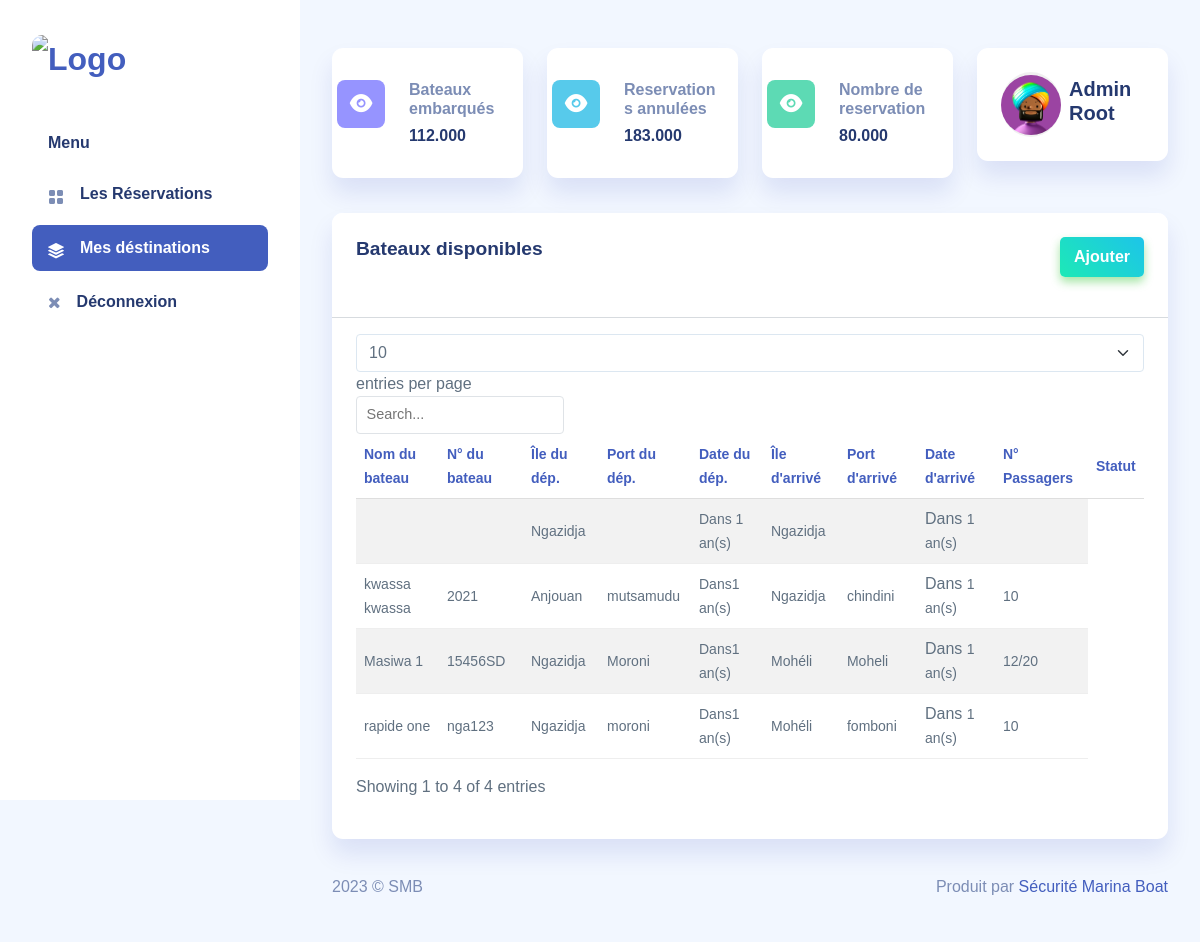
The page /boat/ (signed in) on the database its author committed.
### tables this page shows
CREATE TABLE IF NOT EXISTS `users` (
  `u_id` int(11) NOT NULL AUTO_INCREMENT,
  `u_nom` varchar(255) NOT NULL,
  `u_prenom` varchar(255) NOT NULL,
  `u_nin` varchar(255) NOT NULL,
  `u_phone` varchar(255) NOT NULL,
  `u_blocked` tinyint(1) NOT NULL DEFAULT 0,
  `u_pid` varchar(255) NOT NULL,
  `u_pass` varchar(255) NOT NULL,
  `u_date` datetime NOT NULL,
  PRIMARY KEY (`u_id`)
);

CREATE TABLE IF NOT EXISTS `bateaux` (
  `id` int(11) NOT NULL AUTO_INCREMENT,
  `nom` varchar(255) NOT NULL,
  `numero` varchar(255) NOT NULL,
  `addby` varchar(255) NOT NULL,
  `phone` varchar(255) NOT NULL,
  `ile_depart` varchar(255) NOT NULL,
  `port_depart` varchar(255) NOT NULL,
  `date_depart` datetime NOT NULL,
  `ile_arrive` varchar(255) NOT NULL,
  `port_arrive` varchar(255) NOT NULL,
  `date_arrive` datetime NOT NULL,
  `passagers` varchar(150) NOT NULL,
  `pid` varchar(255) NOT NULL,
  `date_add` datetime NOT NULL,
  PRIMARY KEY (`id`),
  UNIQUE KEY `id` (`id`)
);

### app-views/index.render.php (called while the page is built, shortened)
<?php
	$router = new Router(__url);
	$router->run();
	$page  = $router->getInitialPage();
	!empty(__bindController('global')) ? (require __bindController('global')): null;
	!empty(__bindController($page)) ? (require __bindController($page)) :  null;
	require View::bind('body');
 ?>

### index.php (called while the page is built, shortened)
<?php
	require __renderView(__render);
 ?>

### app-controllers/globalController.php (called while the page is built, shortened)
<?php
	$pid = (isset($_SESSION['user-pid-active']) && !empty($_SESSION['user-pid-active']) ? $_SESSION['user-pid-active'] : 'void');
	$connexion  = new DbConnect(DSN, LOGIN, PASSWORD);
	$instance   = $connexion->getInstance();
	$user = new Users($instance);
	$fetch_user = $user->remoteUser($pid);
	$_activeUser = isset($_SESSION['current-user']) && !empty($_SESSION['current-user']) ? $_SESSION['current-user'] : $fetch_user;
	$images = ["1.jpg", "2.jpg", "3.jpg", "4.jpg", "5.jpg", "6.jpg", "7.jpg", "8.jpg"];
	$image = $images[array_rand($images)];
 ?>

### app-modules/images/IMG.class.php (called while the page is built, shortened)
<?php
	class IMG
	{
		public static function pack($img)
		{
			$file = __static.'packs/'.$img;
			if(file_exists($file))
			{
				return __pack.'packs/'.$img;
			}
			else
			{
				return __pack . "packs/back.jpg";
			}
		}
	}
 ?>

### app-modules/autoloader/Autoloader.class.php (called while the page is built, shortened)
<?php
	class Autoloader
	{
		public static function autoload($class)
		{
			$directories = json_decode(file_get_contents(__modules.'autoloader/autoloader.json'));
			foreach($directories->autoloader as $dir)
			{
				$file  = __modules.$dir.'/'.$class.'.class.php';
			}
		}
	}
 ?>

### app-modules/database/Users.class.php (called while the page is built, shortened)
<?php
	class Users
	{
		private $instance;
		public function __construct($instance)
		{
			$this->instance = $instance;
		}
		public function remoteUser($pid)
		{
			$request = "SELECT * FROM `users` WHERE u_pid=:pid LIMIT 1";
			$state = $this->instance->prepare($request);
			$state->bindParam(':pid', $pid);
			$state->execute();
			$user = $state->fetch(PDO::FETCH_OBJ);
			$state->execute();
			if(!empty($user))
			{
				return $user;
			}
			else
			{
				return [];
			}
		}
	}
 ?>

### app-views/templates/boat.php (called while the page is built)
<?php require View::bind('boat/show-boat'); ?>

### app-controllers/boatController.php (called while the page is built)
<?php
	$destin = new Destination($instance);
	$data = $destin->getAll($_activeUser->u_pid);
 ?>

### app-modules/database/Destination.class.php (called while the page is built, shortened)
<?php
	class Destination
	{
		private $instance;
		public function __construct($instance)
		{
			$this->instance = $instance;
		}
		public function getAll($addby)
		{
			$request = "SELECT * FROM `bateaux`  WHERE addby=:addby ORDER BY nom";
			$state = $this->instance->prepare($request);
			$state->bindParam(':addby', $addby);
			$state->execute();
			$data = $state->fetchAll(PDO::FETCH_OBJ);
			if(!empty($data))
			{
				return $data;
			}
			else
			{
				return [];
			}
		}
	}
 ?>

### app-modules/datetime/AddDate.class.php (called while the page is built, shortened)
<?php
	class AddDate{
		public static $diff;
		public static function send($date)
		{
			$currentDate = date("Y-m-d H:i:s");
			$date_time_one = new DateTime($currentDate);
			$date_time_two = new DateTime($date);
			self::$diff = $date_time_one->diff($date_time_two, true);
			return self::show();
		}
		public static function year()
		{
			$Y = self::$diff->y;
			if($Y > 0)
			{
				return $Y;
			}
			else
			{
				return 0;
			}
		}
		public static function month()
		{
			$M = self::$diff->m;
			if($M > 0)
			{
				return $M;
			}
			else
			{
				return 0;
			}
		}
		public static function day()
		{
			$D = self::$diff->d;
			if($D > 0)
			{
				return $D ;
			}
			else
			{
				return 0;
			}
		}
		public static function hour()
		{
			$H = self::$diff->h;
			if($H > 0)
			{
				return $H ;
			}
			else
			{
				return 0;
			}
		}
		public static function minite()
		{
			$i = self::$diff->i;
			if($i > 0)
			{
				return $i;
			}
			else
			{
				return 0;
			}
		}
		public static function sec()
		{
			$s = self::$diff->s;
			if($s > 0)
			{
				return $s;
			}
			else
			{
				return 0;
			}
		}
		public static function 	show()
		{
			$y = self::year();
			$m = self::month();
			$d = self::day();
			$h = self::hour();
			$mi= self::minite();
			$s = self::sec();
			$final = "";
			if($y > 0)
			{
				$final = $y. ' an(s)';
			}
			return $final;
		}
	}
 ?>

### app-views/index/boat/show-boat.php (the view, shortened to what this page needs)
<section class="section">
    <div class="card">
        <div class="card-header d-flex justify-content-between">
            <h4>Bateaux disponibles</h4>
            <div class="ui-btn bc-gradient-blue pd8 rad" data-bs-toggle="modal" data-bs-target="#inlineForm">Ajouter</div>
        </div>
        <hr>
        <div class="card-body">
        <table class="table table-striped" id="table1">
            <thead>
                <tr>
                    <th><small>Nom du bateau</small></th>
                    <th><small>N° du bateau</small></th>
                    <th><small>Île du dép.</small></th>
                    <th><small>Port du dép.</small></th>
                    <th><small>Date du dép.</small></th>
                    <th><small>Île d'arrivé</small></th>
                    <th><small>Port d'arrivé</small></th>
                    <th><small>Date d'arrivé</small></th>
                    <th><small>N° Passagers</small></th>
                    <th><small>Statut</small></th>
                </tr>
            </thead>
            <tbody>
                <?php if (!empty($data)): ?>
                <?php foreach ($data as $d): ?>
                <tr>
                    <td><small><?php echo  $d->nom; ?></small></td>
                    <td><small><?php echo  $d->numero; ?></small></td>
                    <td><small><?php echo  $d->ile_depart; ?></small></td>
                    <td><small><?php echo  $d->port_depart; ?></small></td>
                    <td><small>Dans<?php echo  AddDate::send($d->date_depart) ;?></small></td>
                    <td><small><?php echo  $d->ile_arrive; ?></small></td>
                    <td><small><?php echo  $d->port_arrive; ?></small></td>
                    <td>Dans <small><?php echo  AddDate::send($d->date_arrive); ?></small></td>
                    <td><small><?php echo  $d->passagers; ?></small></td>
                </tr>
                <?php endforeach ?>
                <?php else: ?>
                    <tr>
                    <p>Aucun voyage n'est planifié</p>
                    </tr>
                <?php endif ?>
            </tbody>
         </table>
        </div>
    </div>
</section>

### app-views/index/components/appbar.php (shortened to what this page needs)
<section class="row">
    <div class="col-12 col-lg-9">
        <div class="row">
            <div class="col-6 col-lg-4 col-md-6 anim-1">
                <div class="card">
                    <div class="card-body px-3 py-4-5 zoom">
                        <div class="row">
                            <div class="col-md-4">
                                <div class="stats-icon purple">
                                    <i class="iconly-boldShow"></i>
                                </div>
                            </div>
                            <div class="col-md-8">
                                <h6 class="text-muted font-semibold">Bateaux embarqués</h6>
                                <h6 class="font-extrabold mb-0">112.000</h6>
                            </div>
                        </div>
                    </div>
                </div>
            </div>
            <div class="col-6 col-lg-4 col-md-6 anim-2">
                <div class="card">
                    <div class="card-body px-3 py-4-5 anim-3">
                        <div class="row">
                            <div class="col-md-4">
                                <div class="stats-icon blue">
                                    <i class="iconly-boldShow"></i>
                                </div>
                            </div>
                            <div class="col-md-8">
                                <h6 class="text-muted font-semibold">Reservations annulées</h6>
                                <h6 class="font-extrabold mb-0">183.000</h6>
                            </div>
                        </div>
                    </div>
                </div>
            </div>
            <div class="col-6 col-lg-4 col-md-6 anim-3">
                <div class="card">
                    <div class="card-body px-3 py-4-5 anim-5">
                        <div class="row">
                            <div class="col-md-4">
                                <div class="stats-icon green">
                                    <i class="iconly-boldShow"></i>
                                </div>
                            </div>
                            <div class="col-md-8">
                                <h6 class="text-muted font-semibold">Nombre de reservation</h6>
                                <h6 class="font-extrabold mb-0">80.000</h6>
                            </div>
                        </div>
                    </div>
                </div>
            </div>
        </div>
    </div>
    <div class="col-12 col-lg-3 anim-1">
        <div class="card">
            <div class="card-body py-4 px-4 swa">
                <div class="d-flex align-items-center">
                    <div class="avatar avatar-xl">
                        <img src="<?php echo IMG::pack('images/faces/'.$image); ?>" alt="Face 1">
                    </div>
                    <div class="ms-2 name">
                        <h5 class="font-bold"><?php echo $_activeUser->u_nom .' '. $_activeUser->u_prenom; ?></h5>
                    </div>
                </div>
            </div>
        </div>
    </div>
</section>

### app-assets/css/app.css (style rules this page uses)
.avatar { display:inline-flex;border-radius:50%;text-align:center;vertical-align:middle;position:relative }
.avatar img { width:32px;height:32px;border-radius:50% }
.avatar.avatar-xl .avatar-content,.avatar.avatar-xl img { width:60px;height:60px;font-size:1.4rem }
.card { margin-bottom:2.2rem;border:none }
.card .card-header { border:none }
.card .card-header h4 { font-size:1.2rem;font-weight:700 }
.card .card-header~.card-body { padding-top:0 }
.card .card-body { padding:1.5rem }
.dataTable-table td,.dataTable-table thead th,.table td,.table thead th { vertical-align:middle }
.dataTable-table:not(.table-borderless) thead th,.table:not(.table-borderless) thead th { border-bottom:1px solid #dedede!important }
.stats-icon { width:3rem;height:3rem;border-radius:.5rem;background-color:#000;float:right;display:flex;align-items:center;justify-content:center }
.stats-icon i { color:#fff;font-size:1.7rem }
.stats-icon.purple { background-color:#9694ff }
.stats-icon.blue { background-color:#57caeb }
.stats-icon.green { background-color:#5ddab4 }
.py-4-5 { padding-top:2rem!important;padding-bottom:2rem!important }
.font-semibold { font-weight:600 }
.font-bold { font-weight:700 }
.font-extrabold { font-weight:800 }

### rows shown on the page
users: u_nom "Admin", u_prenom "Root"
bateaux: ile_depart "Ngazidja", date_depart "1 an(s)", ile_arrive "Ngazidja", date_arrive "1 an(s)"
bateaux: nom "kwassa kwassa", numero "2021", ile_depart "Anjouan", port_depart "mutsamudu", date_depart "1 an(s)", ile_arrive "Ngazidja", port_arrive "chindini", date_arrive "1 an(s)", passagers "10"
bateaux: nom "Masiwa 1", numero "15456SD", ile_depart "Ngazidja", port_depart "Moroni", date_depart "1 an(s)", ile_arrive "Mohéli", port_arrive "Moheli", date_arrive "1 an(s)", passagers "12/20"
bateaux: nom "rapide one", numero "nga123", ile_depart "Ngazidja", port_depart "moroni", date_depart "1 an(s)", ile_arrive "Mohéli", port_arrive "fomboni", date_arrive "1 an(s)", passagers "10"
